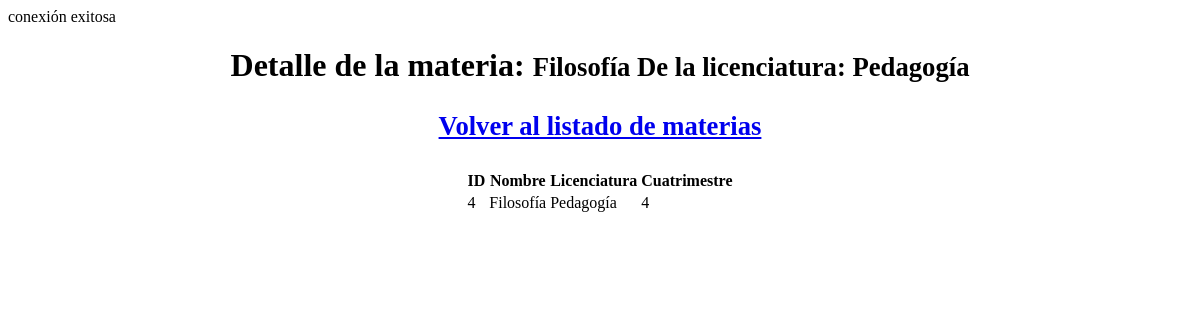
/materias/detail.php?id=4, run on an earlier commit of the app's database.
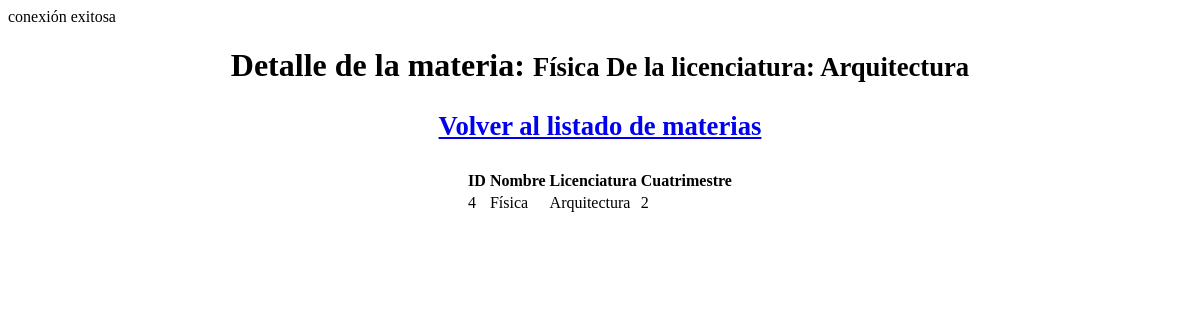
And on a later commit of the database.
### tables this page shows
CREATE TABLE `materias` (
  `id` int(2) NOT NULL,
  `nombre` varchar(30) NOT NULL,
  `licenciatura` varchar(30) NOT NULL,
  `cuatrimestre` int(1) NOT NULL
);

### lib/functions.php (called while the page is built, shortened)
<?php
function get_materiaseleccionada($connect, $id){
$consulta="SELECT * FROM materias WHERE id = $id";
$resultado = mysqli_query($connect, $consulta);
return $resultado;
}
?>

### materias/detail.php (the view, shortened to what this page needs)
<?php
require_once("../lib/functions.php");
$id = $_GET['id'];
$resultado = get_materiaseleccionada($connect, $id);
$materiaseleccionada = mysqli_fetch_array($resultado);
?>
<!DOCTYPE html>
<html lang="es-MX">
<head>
</head>
<body>
<center><h1>Detalle de la materia: <small><?php echo $materiaseleccionada['nombre']." De la licenciatura: ".$materiaseleccionada['licenciatura'] ?><a href="index.php"><p style="text-align:center">Volver al listado de materias</p></a></small></h1></center>
<center>
    <table>
        <thead>
            <tr>
                <th>ID</th>
                <th>Nombre</th>
                <th>Licenciatura</th>
                <th>Cuatrimestre</th>
            </tr>
        </thead>
        <tbody>
            <tr>
                <td><?php echo $materiaseleccionada['id']?></td>
                <td><?php echo $materiaseleccionada['nombre']?></td>
                <td><?php echo $materiaseleccionada['licenciatura']?></td>
                <td><?php echo $materiaseleccionada['cuatrimestre']?></td>
            </tr>
        </tbody>
    </table>
</center>
</body>
</html>

What changed in the data, as far as the page shows it:
changed materias id 4: nombre "Filosofía" → "Física"; licenciatura "Pedagogía" → "Arquitectura"; cuatrimestre "4" → "2"
